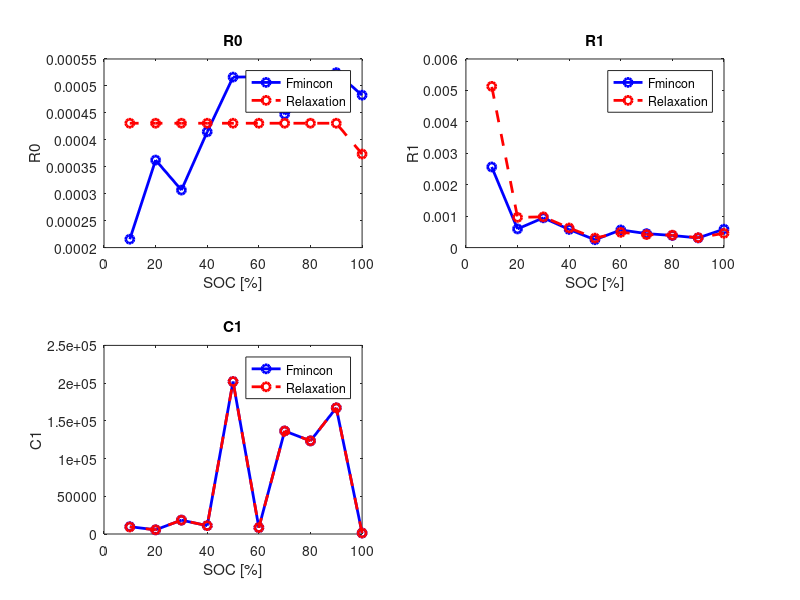

Here is the MATLAB script that generated this plot:
clear;
clc;
close all;

%% load data
load rc2_cf_fmincon_params.mat
r0 = r0_cf;
r1 = r1_cf;
c1 = c1_cf;
load rc2_cf_params.mat
soc = [100; 90; 80; 70; 60; 50; 40; 30; 20; 10];

%% plot
figure(1);
subplot(2, 2, 1)
plot(soc, r0, '-ob', 'LineWidth', 2);
hold on;
plot(soc, r0_cf, '--or', 'LineWidth', 2);
xlabel('SOC [%]')
ylabel('R0')
title('R0')
legend('Fmincon', 'Relaxation')

subplot(2, 2, 2)
plot(soc, r1, '-ob', 'LineWidth', 2);
hold on;
plot(soc, r1_cf, '--or', 'LineWidth', 2);
xlabel('SOC [%]')
ylabel('R1')
title('R1')
legend('Fmincon', 'Relaxation')

subplot(2, 2, 3)
plot(soc, c1, '-ob', 'LineWidth', 2);
hold on;
plot(soc, c1_cf, '--or', 'LineWidth', 2);
xlabel('SOC [%]')
ylabel('C1')
title('C1')
legend('Fmincon', 'Relaxation')
